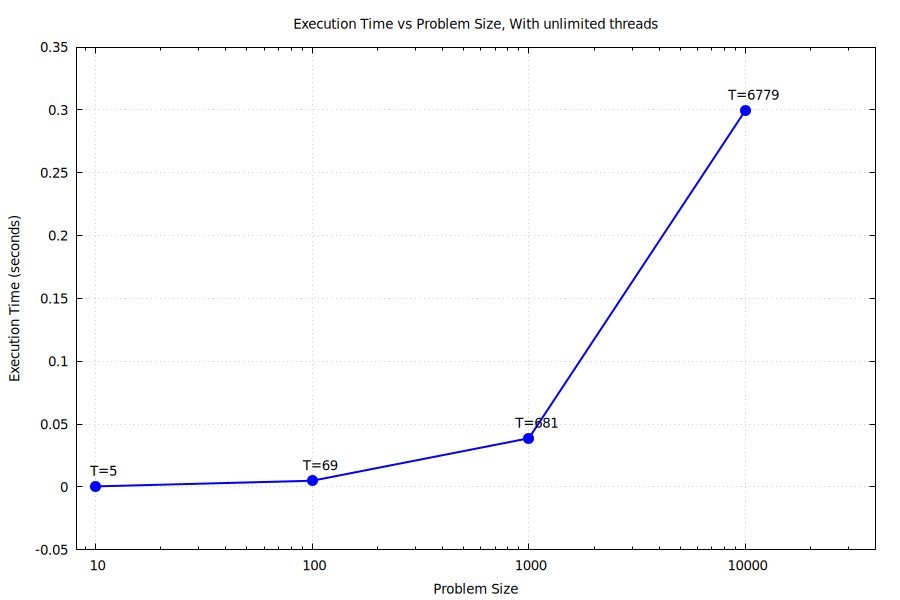

Write the gnuplot code that produced this figure.
set offsets graph 0.03, graph 0.20, graph 0.05, graph 0.05
set terminal pngcairo size 900,600 enhanced font "Arial,10"
set output "qscale.png"

set title "Execution Time vs Problem Size, With unlimited threads"
set xlabel "Problem Size"
set ylabel "Execution Time (seconds)"

set grid
set key off
set pointsize 1.5
set logscale x 10

# Add padding so right-edge labels are not clipped
set offsets graph 0.03, graph 0.20, graph 0.05, graph 0.05

set datafile separator ","

plot "qscale.txt" \
  using (word(strcol(1),2)+0):(word(strcol(3),5)+0) \
  with linespoints pt 7 lw 2 lc rgb "blue" notitle, \
  "" using (word(strcol(1),2)+0):(word(strcol(3),5)+0):(sprintf("T=%s", word(strcol(2),2))) \
  with labels offset char 1,1 notitle